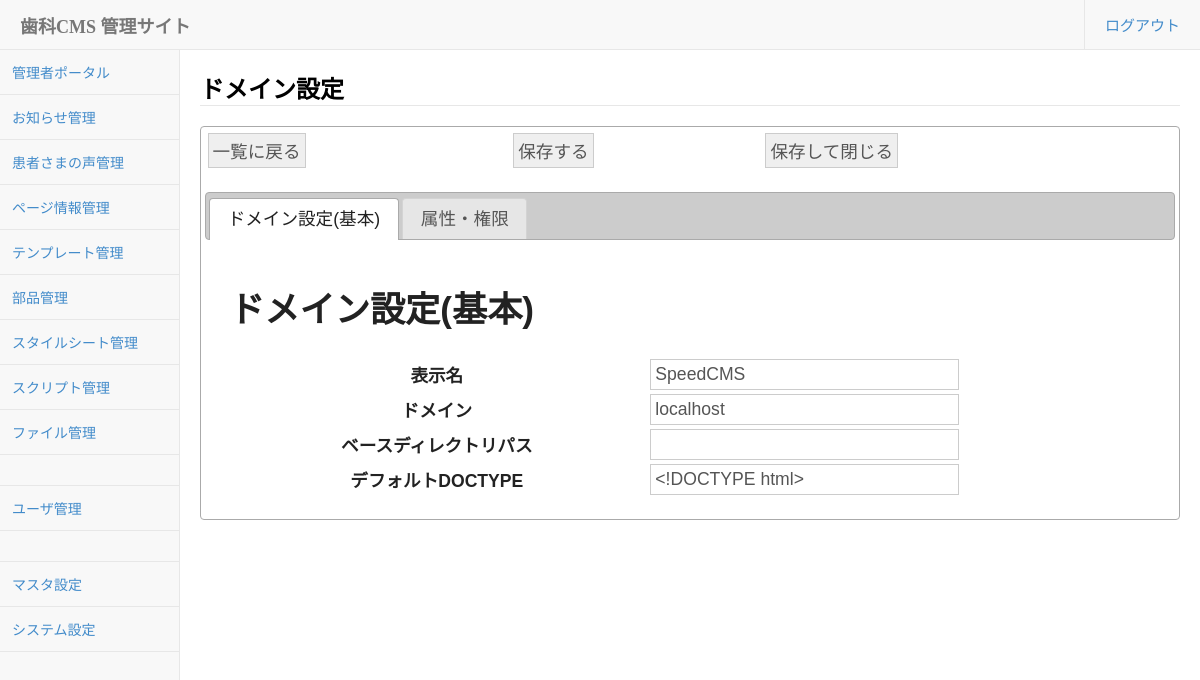
The app's page /webadmin/setting/domain/edit.php?mode=edit&domain_id=1 (signed in) with its own data.
### tables this page shows
CREATE TABLE `domain` (
  `domain_id` bigint(20) NOT NULL,
  `created` bigint(20) DEFAULT NULL,
  `updated` bigint(20) DEFAULT NULL,
  `created_by` bigint(20) DEFAULT NULL,
  `updated_by` bigint(20) DEFAULT NULL,
  `domain_name` varchar(255) NOT NULL,
  `domain` varchar(255) NOT NULL,
  `base_dir_path` varchar(255) NOT NULL,
  `default_doctype` varchar(255) DEFAULT NULL,
  `default_title_prefix` varchar(255) NOT NULL,
  `default_title_suffix` varchar(255) NOT NULL,
  `sort_no` bigint(20) NOT NULL DEFAULT '0',
  `active_flg` tinyint(1) NOT NULL DEFAULT '0'
);

### webadmin/Framework/DataAccessBase.php (called while the page is built, shortened)
<?php
abstract class DataAccessBase
{
	var $tablename;
	var $db;
	var $primaryKeys;
	protected function  __construct()
	{
		global $db_connection;
		$this->db = $db_connection;
	}
	protected function setTableName($tablename)
	{
		$this->tablename = $tablename;
	}
	protected function setPrimaryKey($keyname)
	{
		$this->primaryKeys[] = $keyname;
	}
	public function getDataByPrimaryKey()
	{
		global $debug_mode;
		$args = func_get_args();
		try{
			$sql = "SELECT * FROM ".$this->tablename." WHERE ";
			$param = array();
			$where = "";
			for($i=0;$i<count($args);$i++)
			{
				$where .= $this->primaryKeys[$i]." = ?";
				$param[$i] = $args[$i];
			}
			$sql .= $where;
			$stmt = $this->db->prepare($sql);
			$stmt->execute($param);
			$result = $stmt->fetch(PDO::FETCH_ASSOC);
			return $result;
		}catch(PDOException $e){
			$real_sql = $this->makeRealSql($sql, $param);
			Logger::error("SQLエラー テーブル：".$this->tablename."のSELECTに失敗しました。".$real_sql);
			if($debug_mode){
				throw new Exception($e->getMessage().$real_sql);
			}else{
				throw new Exception($e->getMessage());
			}
			return null;
		}
	}
	private static function makeRealSql($sql,$param){
		$sql = str_replace("?","'%s'",$sql);
		$sql = vsprintf($sql,$param);
		return $sql;
	}
	private function setQueryLog($type,$sql,$param){
		$query_log = array("type" => $type,"sql" => $sql,"param" => $param,"check_sql" => self::makeRealSql($sql, $param));
	}
}
?>

### webadmin/ApplicationCommon/Session.php (called while the page is built, shortened)
<?php
class Session extends SessionBase
{
	static function get(){
		if(!isset(self::$instance)){
			self::$instance = new Session();
		}else{
		}
		return self::$instance;
	}
}

### webadmin/ApplicationCommon/Resources.php (called while the page is built, shortened)
<?php
class Resources{
	var $type = null;
	var $lib_class = null;
	function __construct($type = ""){
		if($this->type == null || $type != ""){
			$this->type = $type;
		}
	}
	protected function setLibrary(){
		if($this->type == null || $this->type == ""){
			$this->lib_file = "Resources.common.php";
			$this->lib_class = "ResourceLibrary";
		}else{
			$this->lib_file = "Resources.".$this->type.".php";
			$this->lib_class = "ResourceLibrary_".$this->type;
		}
	}
	function get($define){
		$args = func_get_args();
		$message = constant($this->lib_class."::".$define);
		$replace_from = array();
		$replace_to = array();
		for($i=0;$i<count($args) - 1;$i++){
			$replace_from[] = "{".$i."}";
			$replace_to[] = $args[$i + 1];
		}
		$message = str_replace($replace_from, $replace_to, $message);
		return $message;
	}
}

### webadmin/Config/DynamicConfig.php (called while the page is built, shortened)
<?php
class DynamicConfig
{
	static function get($configname){
		if(defined("Config::".$configname)){
			return constant("Config::".$configname);
		}elseif(defined("ConfigCache::".$configname)){
			return constant("ConfigCache::".$configname);
		}else{
			$configname = strtolower($configname);
			$db = new DB();
			$sql = "SELECT value FROM config WHERE configname = ?";
			$result = $db->query($sql,array($configname),DB::FETCH);
			return $result["value"];
		}
	}
}

### webadmin/setting/domain/edit.php (the view, shortened to what this page needs)
<?php
$error = array();
$message = array();
$alert = array();
$restrict = array();
$mode = isset($_REQUEST["mode"]) ? $_REQUEST["mode"] : "";
$action = isset($_REQUEST["action"]) ? $_REQUEST["action"] : "";
$message = isset($_REQUEST["message"]) ? $_REQUEST["message"] : $message;
$domain_id = isset($_REQUEST["domain_id"]) ? $_REQUEST["domain_id"] : "";
$domain_name = isset($_POST["domain_name"]) ? Util::encodeRequest($_POST["domain_name"]) : "";
$domain = isset($_POST["domain"]) ? Util::encodeRequest($_POST["domain"]) : "";
$base_dir_path = isset($_POST["base_dir_path"]) ? Util::encodeRequest($_POST["base_dir_path"]) : "";
$default_doctype = isset($_POST["default_doctype"]) ? Util::encodeRequest($_POST["default_doctype"]) : "";
if($mode == "delete"){
	$restrict["all"] = SPConst::RESTRICT_READONLY;
	$alert[] = "一度削除すると元に戻せません。本当に削除しますか？";
}else{
	$restrict["all"] = SPConst::RESTRICT_ENABLE;
}
if(($mode == "edit" || $mode == "delete") && $action == ""){
	$Domain = new Domain();
	$domainData = $Domain->getDataByPrimaryKey($domain_id);
	$domain_name = $domainData["domain_name"];
	$domain = $domainData["domain"];
	$base_dir_path = $domainData["base_dir_path"];
	$default_doctype = $domainData["default_doctype"];
}elseif($mode == "new" && $action == ""){
}
$LayoutManager = new LayoutManagerAdminMain();
$LayoutManager->setTitle("ドメイン設定");
$LayoutManager->setErrorList($error);
$LayoutManager->setMessageList($message);
$LayoutManager->setAlertList($alert);
$LayoutManager->header();
?>
<form action="/" method="post" id="values">
<div id="tabs">
<table class="edit_control">
<tr>
<td>
<input type="button" value="一覧に戻る"  id="back_to_list" />
</td>
<?php if($mode == "new" || $mode == "edit"): ?>
	<td>
	<input type="button" value="保存する" id="action_save" />
	</td>
	<td>
	<input type="button" value="保存して閉じる" id="action_save_close" />
	</td>
<?php elseif($mode == "delete"): ?>
	<td>
	<input type="button" value="削除する" id="action_delete" />
	</td>
<?php endif; ?>
</tr>
</table>
<br />
<ul>
<li><a href="#tabs-1" class="tabmenu">ドメイン設定(基本)</a></li>
<li><a href="#tabs-2" class="tabmenu">属性・権限</a></li>
</ul>
<div id="tabs-1" class="tab_area">
<h1>ドメイン設定(基本)</h1>
<table class="content_input_table">
<?php if($restrict["all"] >= SPConst::RESTRICT_READONLY): ?>
	<tr>
	<th>表示名&nbsp;</th>
	<td>
	<?php echo UIParts::middleText("domain_name", $domain_name, $restrict["all"]); ?>
	</td>
	</tr>
	<tr>
	<th>ドメイン&nbsp;</th>
	<td>
	<?php echo UIParts::middleText("domain", $domain, $restrict["all"]); ?>
	</td>
	</tr>
	<tr>
	<th>ベースディレクトリパス&nbsp;</th>
	<td>
	<?php echo UIParts::middleText("base_dir_path", $base_dir_path, $restrict["all"]); ?>
	</td>
	</tr>
	<tr>
	<th>デフォルトDOCTYPE&nbsp;</th>
	<td>
	<?php echo UIParts::middleText("default_doctype", $default_doctype, $restrict["all"]); ?>
	</td>
	</tr>
<?php endif; ?>
</table>
</div>
</div>
</form>
<?php echo $LayoutManager->footer(); ?>

### webadmin/ApplicationCommon/UIParts.php (shortened to what this page needs)
<?php
class UIParts
{
	static function middleText($name,$value = "",$restrict = SPConst::RESTRICT_ENABLE){
		$str = "";
		if($restrict == SPConst::RESTRICT_READONLY){
			$readonly = "readonly";
		}else{
			$readonly = "";
		}
		$str.= '<input type="text" class="input_middle '.$readonly.'" name="'.$name.'" value="'.htmlspecialchars($value).'" '.$readonly.' />';
		return $str;
	}
}
?>

### webadmin/css/admin.css (style rules this page uses)
a { color:#428bca; text-decoration:none; }
input , textarea , select { margin:0; padding:4px; border:solid 1px #cccccc; font-size:0.9em; font-family: "メイリオ","Meiryo","Hiragino Kaku Gothic Pro" , "ヒラギノ角ゴ Pro W3" , "ＭＳ Ｐゴシック"; color:#555555; }
input[type=text] { width:60%; }
table { width:100%; }
html { margin:0; padding:0; height: 100%; background:url(../img/sidebar_background.gif) repeat-y left top; }
body { margin:0; padding:0; min-width:800px; height: 100%; font-family: "メイリオ","Meiryo","Hiragino Kaku Gothic Pro" , "ヒラギノ角ゴ Pro W3" , "ＭＳ Ｐゴシック"; }

### records on screen
domain: domain_name "SpeedCMS", domain "localhost", default_doctype "<!DOCTYPE html>"

### other values on screen
$this->title "ドメイン設定"
Config::get("addon_module".$i."_name") "お知らせ管理"
Config::get("addon_module".$i."_name") "患者さまの声管理"
